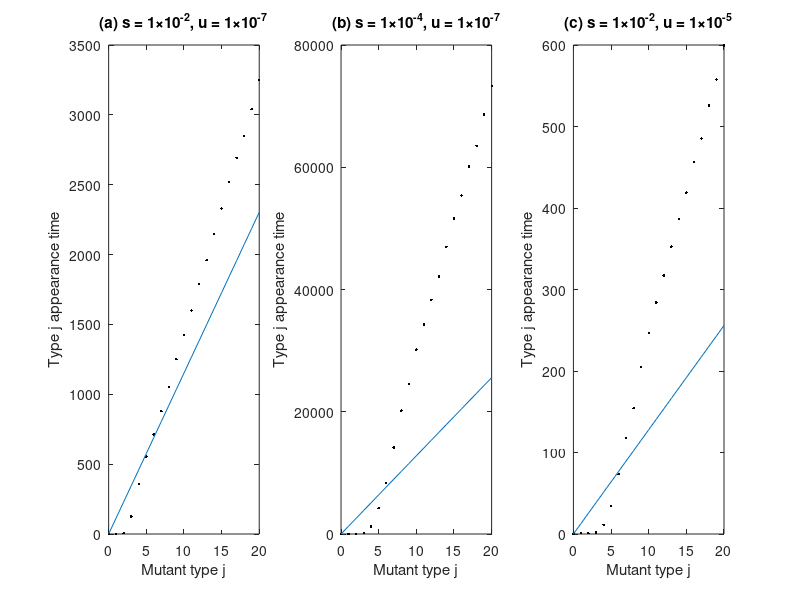

The MATLAB script that drew this image:
function [] = ShowFailings()
    figure();
    xAxis = 0:20
    
    %Normal
    subplot(131);
    data1 = load('AppearanceTimeTesting_dpc_5_spd_10_params_K_21_N_1.0e9.0_d_100_u_1e-07_s_0.01.mat');
    plot(xAxis, data1.appear_sim, 'k.');
    hold all
    plot(xAxis, data1.appear_orig);
    title('(a) s = 1\times10^{-2}, u = 1\times10^{-7}');
    xlabel('Mutant type j');
    ylabel('Type j appearance time');
    
    %Low S
    subplot(132);
    data2 = load('AppearanceTimeTesting_dpc_5_spd_10_params_K_21_N_1.0e9.0_d_100_u_1e-07_s_0.0001.mat');
    plot(xAxis, data2.appear_sim, 'k.');
    hold all
    plot(xAxis, data2.appear_orig);
    title('(b) s = 1\times10^{-4}, u = 1\times10^{-7}');
    xlabel('Mutant type j');
    ylabel('Type j appearance time');
    
    %High U
    subplot(133);
    data3 = load('AppearanceTimeTesting_dpc_5_spd_10_params_K_21_N_1.0e9.0_d_100_u_1e-05_s_0.01.mat');
    plot(xAxis, data3.appear_sim, 'k.');
    hold all
    plot(xAxis, data3.appear_orig);
    title('(c) s = 1\times10^{-2}, u = 1\times10^{-5}');
    xlabel('Mutant type j');
    ylabel('Type j appearance time');
    
    
%     %High U low S
%     subplot(144);
%     data4 = load('AppearanceTimeTesting_dpc_1_spd_10_params_K_21_N_1.0e9.0_d_100_u_1e-05_s_0.0001.mat');
%     plot(xAxis, data4.appear_sim, 'k.');
%     hold all
%     plot(xAxis, data4.appear_orig);
%     title('(d) s = 1\times10^{-4}, u = 1\times10^{-5}');
%     xlabel('Mutant type j');
%     ylabel('Type j appearance time');
end

